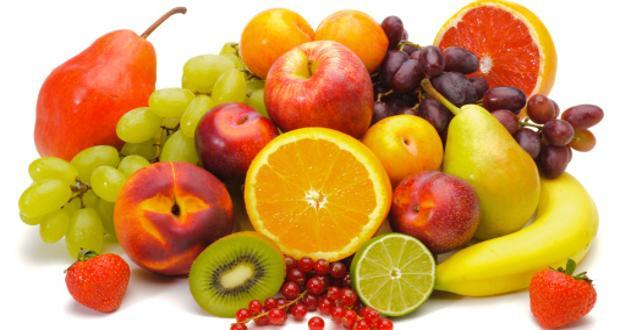
//> input picture StepperMotorControl/testCV/fruits.jpg, 620 x 330 px, given in place of the camera
$ ./objectTrackingTutorial   (built with g++ and OpenCV 4)
//> lines starting //> are read from the running program, lines starting //| are printed output that depends on the picture; after the words box and inside, x2 and y2 are one past the last pixel; in counts of white or black regions, pixels touching at a corner belong together
//objectTrackingTutorial.cpp

//Written by  Kyle Hounslow 2013

//Permission is hereby granted, free of charge, to any person obtaining a copy of this software and associated documentation files (the "Software")
//, to deal in the Software without restriction, including without limitation the rights to use, copy, modify, merge, publish, distribute, sublicense,
//and/or sell copies of the Software, and to permit persons to whom the Software is furnished to do so, subject to the following conditions:

//The above copyright notice and this permission notice shall be included in all copies or substantial portions of the Software.

//THE SOFTWARE IS PROVIDED "AS IS", WITHOUT WARRANTY OF ANY KIND, EXPRESS OR IMPLIED, INCLUDING BUT NOT LIMITED TO THE WARRANTIES OF MERCHANTABILITY,
//FITNESS FOR A PARTICULAR PURPOSE AND NONINFRINGEMENT. IN NO EVENT SHALL THE AUTHORS OR COPYRIGHT HOLDERS BE LIABLE FOR ANY CLAIM, DAMAGES OR OTHER
//LIABILITY, WHETHER IN AN ACTION OF CONTRACT, TORT OR OTHERWISE, ARISING FROM, OUT OF OR IN CONNECTION WITH THE SOFTWARE OR THE USE OR OTHER DEALINGS
//IN THE SOFTWARE.

#include <sstream>
#include <string>
#include <iostream>
#include <vector>
// #include <opencv.hpp>
// #include <highgui.hpp>
// #include <videoio.hpp>
#include "opencv2/imgproc/imgproc.hpp"
#include "opencv2/highgui/highgui.hpp"

using namespace cv;
//initial min and max HSV filter values.
//these will be changed using trackbars
int H_MIN = 0;
int H_MAX = 256;
int S_MIN = 0;
int S_MAX = 256;
int V_MIN = 0;
int V_MAX = 256;
//default capture width and height
const int FRAME_WIDTH = 640;
const int FRAME_HEIGHT = 480;
//max number of objects to be detected in frame
const int MAX_NUM_OBJECTS=50;
//minimum and maximum object area
const int MIN_OBJECT_AREA = 20*20;
const int MAX_OBJECT_AREA = FRAME_HEIGHT*FRAME_WIDTH/1.5;
//names that will appear at the top of each window
const std::string windowName = "Original Image";
const std::string windowName1 = "HSV Image";
const std::string windowName2 = "Thresholded Image";
const std::string windowName3 = "After Morphological Operations";
const std::string trackbarWindowName = "Trackbars";
void on_trackbar( int, void* )
{//This function gets called whenever a
    // trackbar position is changed


}
// [7 lines left out: function intToString, not called in this run]
void createTrackbars(){
    //create window for trackbars


    namedWindow(trackbarWindowName,0);
    //create memory to store trackbar name on window
    char TrackbarName[50];
    sprintf( TrackbarName, "H_MIN %d", H_MIN);
    sprintf( TrackbarName, "H_MAX %d", H_MAX);
    sprintf( TrackbarName, "S_MIN %d", S_MIN);
    sprintf( TrackbarName, "S_MAX %d", S_MAX);
    sprintf( TrackbarName, "V_MIN %d", V_MIN);
    sprintf( TrackbarName, "V_MAX %d", V_MAX);
    //create trackbars and insert them into window
    //3 parameters are: the address of the variable that is changing when the trackbar is moved(eg.H_LOW),
    //the max value the trackbar can move (eg. H_HIGH),
    //and the function that is called whenever the trackbar is moved(eg. on_trackbar)
    //                                  ---->    ---->     ---->
    createTrackbar( "H_MIN", trackbarWindowName, &H_MIN, H_MAX, on_trackbar );
//> slider 'H_MIN' is set to 51
    createTrackbar( "H_MAX", trackbarWindowName, &H_MAX, H_MAX, on_trackbar );
    createTrackbar( "S_MIN", trackbarWindowName, &S_MIN, S_MAX, on_trackbar );
//> slider 'S_MIN' is set to 51
    createTrackbar( "S_MAX", trackbarWindowName, &S_MAX, S_MAX, on_trackbar );
    createTrackbar( "V_MIN", trackbarWindowName, &V_MIN, V_MAX, on_trackbar );
//> slider 'V_MIN' is set to 51
    createTrackbar( "V_MAX", trackbarWindowName, &V_MAX, V_MAX, on_trackbar );


}
// [26 lines left out: function drawObject, not called in this run]
void morphOps(Mat &thresh){

    //create structuring element that will be used to "dilate" and "erode" image.
    //the element chosen here is a 3px by 3px rectangle

    Mat erodeElement = getStructuringElement( MORPH_RECT,Size(3,3));
    //dilate with larger element so make sure object is nicely visible
    Mat dilateElement = getStructuringElement( MORPH_RECT,Size(8,8));

    erode(thresh,thresh,erodeElement);
    erode(thresh,thresh,erodeElement);


    dilate(thresh,thresh,dilateElement);
    dilate(thresh,thresh,dilateElement);


}
// [43 lines left out: function trackFilteredObject, not called in this run]

int main(void)
{

    //some boolean variables for different functionality within this
    //program
    bool trackObjects = false;
    bool useMorphOps = true;
    //Matrix to store each frame of the webcam feed
    Mat cameraFeed;
    //matrix storage for HSV image
    Mat HSV;
    //matrix storage for binary threshold image
    Mat threshold;
    //x and y values for the location of the object
    int x=0, y=0;
    //create slider bars for HSV filtering
    createTrackbars();
    //video capture object to acquire webcam feed
    VideoCapture capture;
    //open capture object at location zero (default location for webcam)
    capture.open(0);
    //set height and width of capture frame
    capture.set(CV_CAP_PROP_FRAME_WIDTH,FRAME_WIDTH);
    capture.set(CV_CAP_PROP_FRAME_HEIGHT,FRAME_HEIGHT);
    //start an infinite loop where webcam feed is copied to cameraFeed matrix
    //all of our operations will be performed within this loop
    while(1){
        //store image to matrix
        capture.read(cameraFeed);
//> cameraFeed is the input picture: 330 rows x 620 cols, CV_8UC3; mean B, G, R 91.9, 156.1, 209.8
        //convert frame from BGR to HSV colorspace
        cvtColor(cameraFeed,HSV,COLOR_BGR2HSV);
//> HSV: 330 rows x 620 cols, CV_8UC3; mean H, S, V 24, 153.1, 209.9
        //filter HSV image between values and store filtered image to
        //threshold matrix
        inRange(HSV,Scalar(H_MIN,S_MIN,V_MIN),Scalar(H_MAX,S_MAX,V_MAX),threshold);
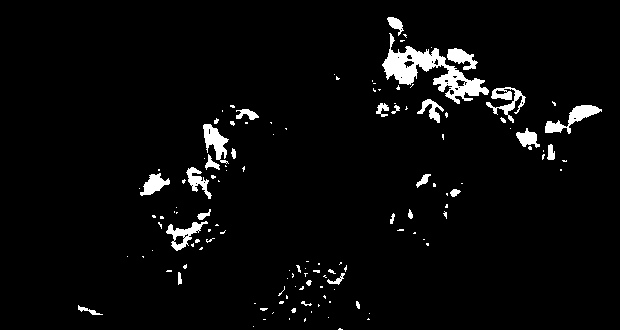
//> threshold: 330 rows x 620 cols, CV_8UC1; 3.8% white; 131 white regions (99 under 20 px), largest, box (x1, y1, x2, y2) and area: (382, 33, 489, 104) 2296, (545, 105, 602, 134) 577, (203, 124, 229, 164) 506
        //perform morphological operations on thresholded image to eliminate noise
        //and emphasize the filtered object(s)
        if(useMorphOps)
        morphOps(threshold);
//> in morphOps, `dilate(thresh,thresh,dilateElement);`:
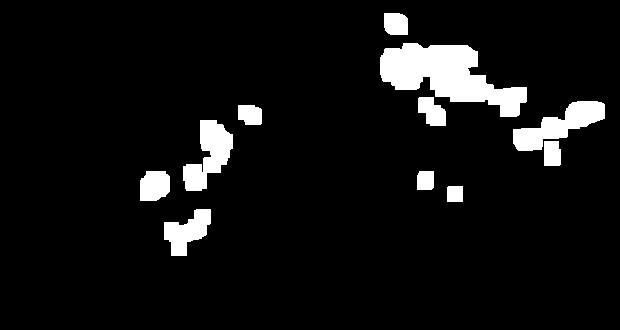
//> thresh: 330 rows x 620 cols, CV_8UC1; 6.9% white; 11 white regions, largest, box (x1, y1, x2, y2) and area: (380, 43, 527, 117) 5582, (513, 101, 605, 151) 2077, (183, 120, 233, 191) 1897
        //pass in thresholded frame to our object tracking function
        //this function will return the x and y coordinates of the
        //filtered object
        if(trackObjects)
            trackFilteredObject(x,y,threshold,cameraFeed);

        //show frames
        imshow(windowName2,threshold);
        imshow(windowName,cameraFeed);
        imshow(windowName1,HSV);
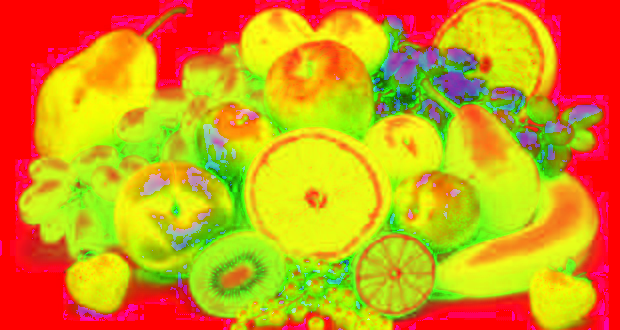
//> window 'HSV Image': 330 rows x 620 cols, CV_8UC3; mean B, G, R 24, 153.1, 209.9


        //delay 30ms so that screen can refresh.
        //image will not appear without this waitKey() command
        waitKey(30);
    }


    return 0;
}
